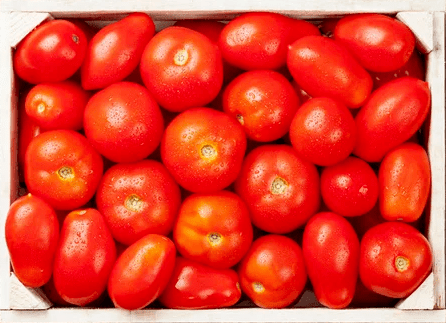
#> input picture tomato3.png, 446 x 323 px
$ jupyter execute Final_Watershed.ipynb   (older library calls are emulated)
#> lines starting #> are read from the running program, lines starting #| are printed output that depends on the picture; after the words box and inside, x2 and y2 are one past the last pixel; in counts of white or black regions, pixels touching at a corner belong together
# Watershed Segmentation<br>
Mitali Baj<br>

**Problem Statement**<br>
Farmers today carry the transportation cost themselves to transport their produce into wholesale and APMC Markets like Vashi, Nashik etc. Their farm produce is then graded by buyers according to the quality, quantity into A-grade, B-grade (and more) categories. The quality is decided using various factors like size of each piece of fruit/vegetable, color, weight etc. Sometimes grading can mark a portion of produce into say A-category and other into B-category. Each category provides farmers with different prices at different market locations. This creates opportunity cost for farmers due to price disparity and also leads to losses as the transportation cost has already been incurred.<br><br>
**Solution**<br>
Remote identification of the quality and quantity of produce. This will help farmers decide which market to transport and sell their different sections of produce to get the maximum overall profit using the price disparity to their advantage now.<br>
The remote identification of quality of product also has wide scale application into the export sector, where the customers today rely only on personal relations and trust. Buyers and Sellers in the export market can trade more freely when quality can be assured using technological support.<br>
Watershed segmentation is used here to identify the separate and total number of objects present in the image. Contours are drawn appropriately using the segmentation results. These contours can further be used for quality identification based on the radius, size of each contour, or the color of each fruit/vegetable i.e. the contour. Identify if there are any spots on the skin of the product, or the percentage of produce which is ripe and unripe.

**Watershed segmentation**<br>
It is widely used for separating similar objects in the image that are touching each other.<br>
It considers that in an image high-intensity pixel values represent peaks (white areas), whereas low-intensity values represent valleys – local minima (black areas).<br>
We partition the image into two different sets: <br>
 - The dark areas are called catchment basins – the group of connected pixels with the same local minimum. <br>
 - Lines that divide one catchment area from another are called watershed lines.<br>

 The goal of this algorithm is to identify watershed lines.

<div>

</div>

**Watershed Segmentation Steps**<br>
1) Read the image<br>
2) Binarization of image using thresholding<br>
3) Applying **Distance transform** on the binary image.<br>
Distance Transform calculates the distance to the closest zero pixel for each pixel of the source image. A classic way of separating touching objects in binary images makes use of the distance transform and the watershed method. Distance transform creates boundary for two touching objects.

<div>

</div>

4) Finding **peaks** in the distance transformed image. The output will give us the markers which will be used in the watershed function.<br>
5) Perform a **connected component analysis** on the local peaks. It is used to uniquely label the markers which will be used in watershed function.

Connected Component Analysis<br>
<br>

6) Apply Watershed algorithm on the inverted distance transformed image. Since the watershed algorithm assumes our markers represent local minima we need to invert our distance transform image.<br>
7) Draw contours for each individual segment detected.

[cell 1]
import cv2
import numpy as np
import matplotlib.pyplot as plt
from skimage import io
from skimage import color
from skimage.feature import peak_local_max
import scipy
from skimage.segmentation import watershed
import imutils

[cell 2]
# Read the image
image = cv2.imread('tomato3.png',0)
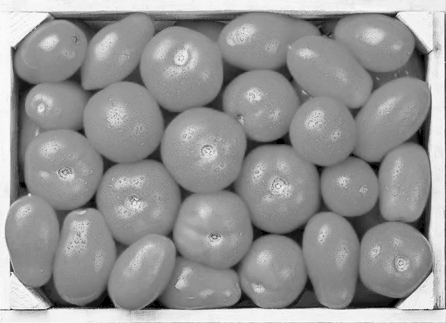
#> image: shape (323, 446); min 0, max 250, mean 149.2
# Display the image
plt.figure(figsize=(7,7))
plt.imshow(image, cmap = 'gray')

[cell 3]
# Binarization using Simple Thresholding
d = image.copy()
T = 126
r,c = d.shape
#> r = 323; c = 446
for i in range(r):
    for j in range(c):
        if d[i,j] < T:
            d[i,j] = 0
        else:
            d[i,j] = 255
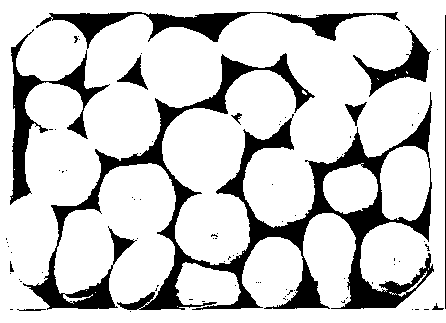
#> d: shape (323, 446); 80.5% white; 83 black regions (72 under 20 px), largest, box (x1, y1, x2, y2) and area: (23, 53, 434, 310) 18708, (36, 12, 400, 49) 3603, (10, 29, 110, 205) 3131
plt.figure(figsize=[10,10])
plt.subplot(1,2,1)
plt.imshow(image,cmap='gray')
plt.title('Original image')
plt.subplot(1,2,2)
plt.imshow(d,cmap='gray')
plt.title('Binary image')
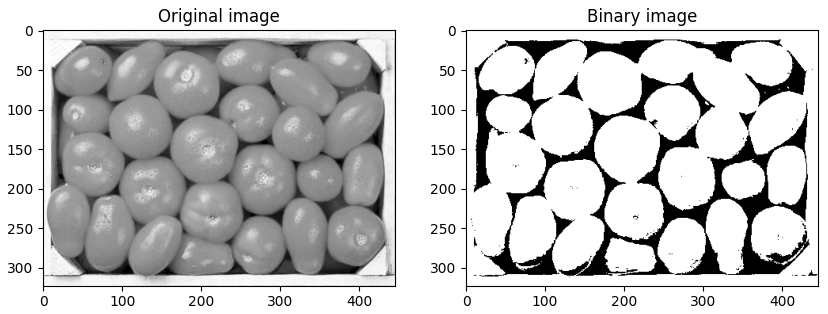
#> figure drawn by matplotlib, 2 panels

[cell 4]
#Applying Distance Transform
#Calculates the distance to the closest zero pixel for each pixel of the source image.
transformed = cv2.distanceTransform(d, cv2.DIST_L2, 3)
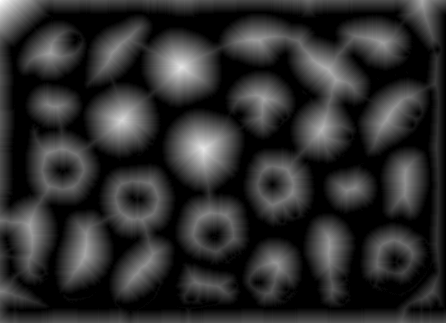
#> transformed: shape (323, 446) float32; min 0, max 42.99, mean 7.8; drawn with min black and max white
plt.figure(figsize=(7,7))
plt.imshow(transformed, cmap = 'gray')

[cell 5]
#Finding peaks in the distance transformed image
localMax = peak_local_max(transformed, indices=False, min_distance=20,labels=d)
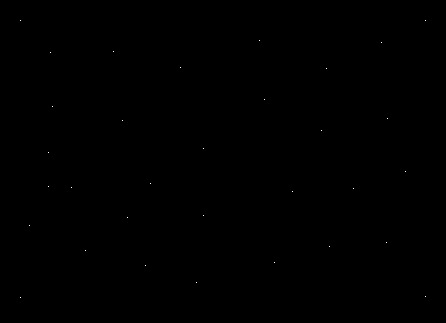
#> localMax: shape (323, 446) bool; 0.02% white in thin lines or dots, all inside (x1, y1, x2, y2) = (20, 20, 426, 298)
plt.figure(figsize=(7,7))
plt.imshow(localMax, cmap = 'gray')

[cell 6]
#perform a connected component analysis on the local peaks
markers = scipy.ndimage.label(localMax, structure=np.ones((3, 3)))[0]
#> markers: shape (323, 446) int32; 33 distinct labels, from 0 to 32
#apply the Watershed algorithm
labels = watershed(-transformed, markers, mask=d)
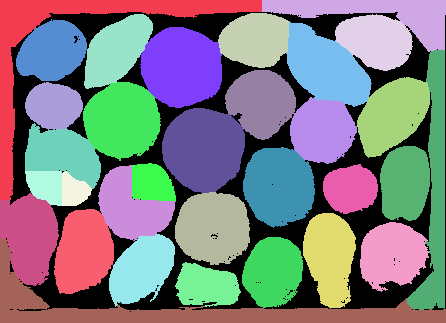
#> labels: shape (323, 446) int32; 33 distinct labels, from 0 to 32; one colour per label, 0 black
print("{} unique segments found".format(len(np.unique(labels)) - 1))
#| 32 unique segments found

[cell 7]
# loop over the unique labels returned by the Watershed algorithm
for label in np.unique(labels):
    # if the label is zero, we are examining the 'background' so simply ignore it
    if label == 0:
        continue
    # otherwise, allocate memory for the label region and draw it on the mask
    mask = np.zeros(d.shape, dtype="uint8")
    mask[labels == label] = 255
    # detect contours in the mask and grab the largest one
    cnts = cv2.findContours(mask.copy(), cv2.RETR_EXTERNAL,
        cv2.CHAIN_APPROX_SIMPLE)
    cnts = imutils.grab_contours(cnts)
    c = max(cnts, key=cv2.contourArea)
    # draw a circle enclosing the object
    ((x, y), r) = cv2.minEnclosingCircle(c)
    cv2.circle(image, (int(x), int(y)), int(r), (0, 255, 0), 2)
    cv2.putText(image, "#{}".format(label), (int(x) - 10, int(y)),
        cv2.FONT_HERSHEY_SIMPLEX, 0.6, (0, 0, 255), 2)
#> this loop made 33 passes
#> (x, y, r) on passes 2 to 13: (130.5, 99.5, 164.1), (353.5, 22.64, 94.26), (254, 36.5, 37.37), (373.3, 38.74, 39.33), (117, 52.5, 47.13), (51, 53.5, 37.37), (182.1, 66.47, 42.92), (327.5, 61, 55.52), (259.8, 103.5, 35.8), (53.5, 105.5, 28.71), (397, 119.5, 47.41), (121.7, 120.3, 39.81)
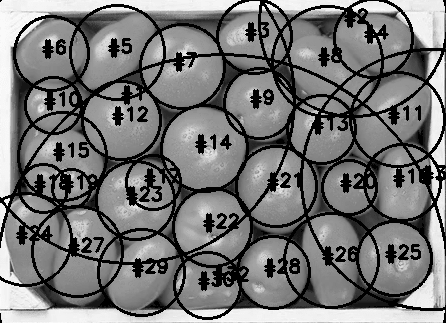
#> image: shape (323, 446); min 0, max 250, mean 118.6
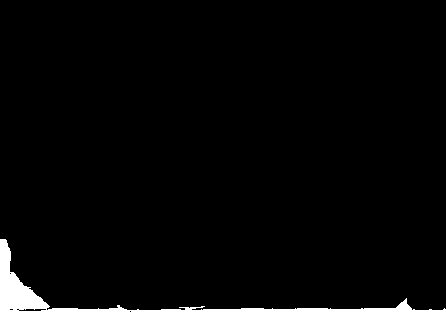
#> mask: shape (323, 446); 5.5% white; 1 white region, box (x1, y1, x2, y2) and area: (0, 239, 446, 323) 7889
# show the output image
plt.figure(figsize = (7,7))
plt.imshow(image, cmap = 'gray')
